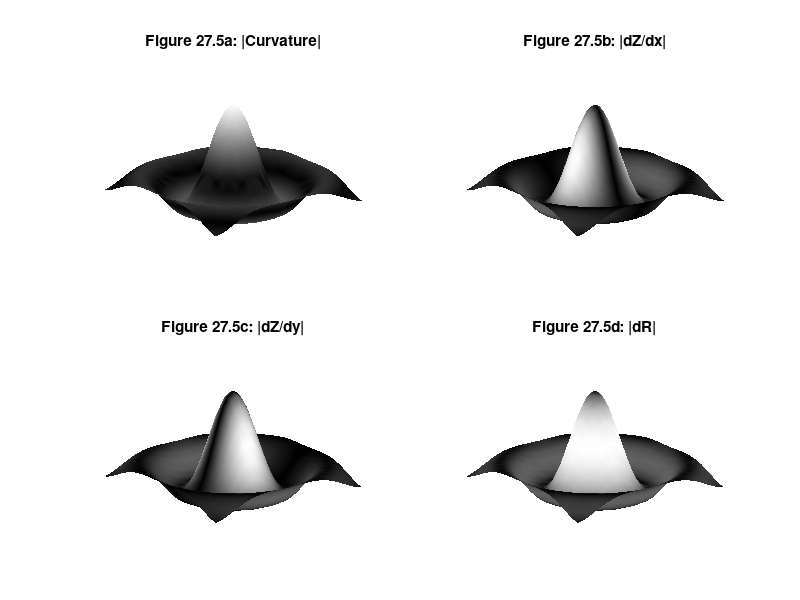

Recreate this plot in MATLAB.
x = -7.5:.5:7.5;           % data
[X Y] = meshgrid(x);       % create plaid data
R = sqrt(X.^2 + Y.^2)+eps; % create sombrero
Z = sin(R)./R;

subplot(2,2,1)
surf(X,Y,Z,abs(del2(Z)))   % absolute Laplacian
colormap(gray)
shading interp
axis tight off
title('Figure 27.5a: |Curvature|')

subplot(2,2,2)
[dZdx,dZdy] = gradient(Z); % compute gradient of surface
surf(X,Y,Z,abs(dZdx))      % color varies with absolute slope in x-direction
shading interp
axis tight off
title('Figure 27.5b: |dZ/dx|')
 
subplot(2,2,3)
surf(X,Y,Z,abs(dZdy))      % color varies with absolute slope in y-direction
shading interp
axis tight off
title('Figure 27.5c: |dZ/dy|')

subplot(2,2,4)
dR = sqrt(dZdx.^2 + dZdy.^2);
surf(X,Y,Z,abs(dR))        % color varies with absolute slope in radius
shading interp
axis tight off
title('Figure 27.5d: |dR|') 
